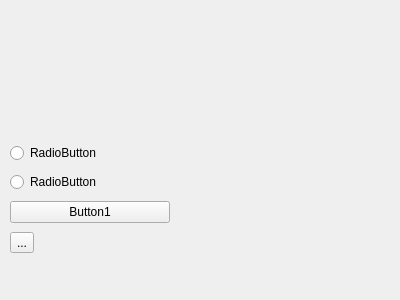
<?xml version="1.0" encoding="UTF-8"?>
<ui version="4.0">
 <class>Form</class>
 <widget class="QWidget" name="Form">
  <property name="geometry">
   <rect>
    <x>0</x>
    <y>0</y>
    <width>400</width>
    <height>300</height>
   </rect>
  </property>
  <property name="windowTitle">
   <string>Form</string>
  </property>
  <widget class="QWidget" name="verticalLayoutWidget">
   <property name="geometry">
    <rect>
     <x>10</x>
     <y>140</y>
     <width>160</width>
     <height>116</height>
    </rect>
   </property>
   <layout class="QVBoxLayout" name="verticalLayout">
    <item>
     <widget class="QRadioButton" name="radioButton_2">
      <property name="enabled">
       <bool>true</bool>
      </property>
      <property name="autoFillBackground">
       <bool>false</bool>
      </property>
      <property name="text">
       <string>RadioButton</string>
      </property>
     </widget>
    </item>
    <item>
     <widget class="QRadioButton" name="radioButton">
      <property name="text">
       <string>RadioButton</string>
      </property>
     </widget>
    </item>
    <item>
     <widget class="QPushButton" name="btnQuit">
      <property name="text">
       <string>Button1</string>
      </property>
     </widget>
    </item>
    <item>
     <widget class="QToolButton" name="toolButton">
      <property name="enabled">
       <bool>true</bool>
      </property>
      <property name="baseSize">
       <size>
        <width>100</width>
        <height>10</height>
       </size>
      </property>
      <property name="text">
       <string>...</string>
      </property>
      <property name="iconSize">
       <size>
        <width>20</width>
        <height>20</height>
       </size>
      </property>
     </widget>
    </item>
   </layout>
  </widget>
 </widget>
 <resources/>
 <connections/>
</ui>
